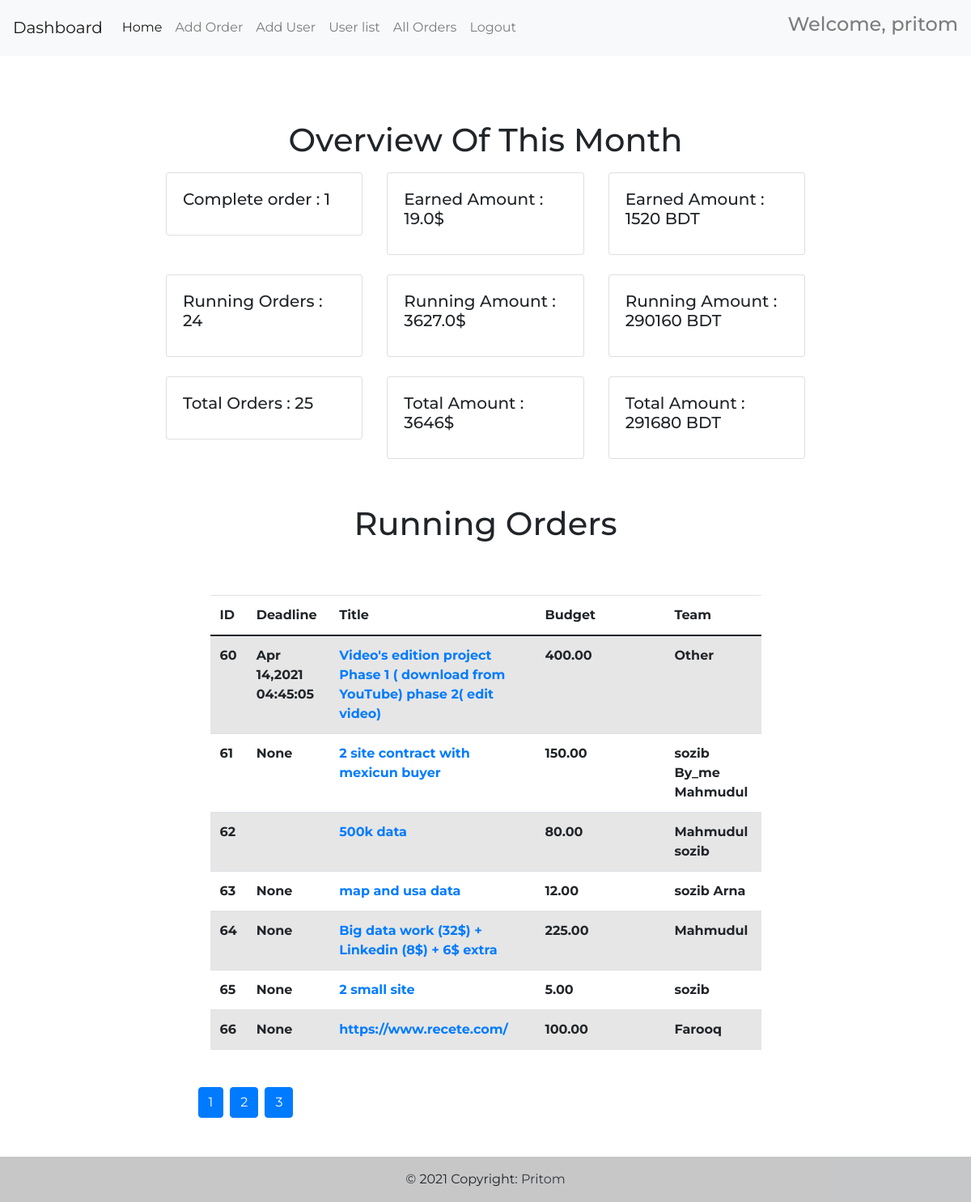
The page /owner (signed in) on the database its author committed.
### app.py (models this page shows, shortened)
class work(db.Model):
    ID = db.Column(db.Integer, primary_key=True)
    Date = db.Column(db.String())
    Work = db.Column(db.String())
    notes = db.Column(db.String())
    Owner = db.Column(db.String())
    Budget = db.Column(db.String())
    Team = db.Column(db.String())
    Cost = db.Column(db.String())
    Total_Earning = db.Column(db.String())
    Des = db.Column(db.String())
    Status = db.Column(db.String())
    deadline = db.Column(db.String())
    end_time = db.Column(db.String())

### app.py (the view)
@app.route('/owner', methods=['GET', 'POST'], defaults={"page_num": 1})
@app.route('/owner/<int:page_num>', methods=['GET', 'POST'])
def owner(page_num):
    if not check_login():
        return  render_template('index.html')
    date_1 = datetime.datetime.now()
    dead = date_1.strftime('%b')
    form = searchFile()
    all_project=work.query.filter((work.end_time.like('%{}%'.format(dead))))
    com_price=0
    com_order=0
    for proj in all_project:
        if 'Com' in proj.Status:
            com_order+=1
            com_price+=float(proj.Total_Earning)
    all_project=work.query.filter((work.Status=='Active') |(work.Status=='Rivision')).order_by(work.Date.desc())
    total_running = 0
    total_order=0
    for proj in all_project:
            total_order+=1
            total_running+=float(proj.Total_Earning)
    threads = work.query.filter((work.Status=='Active') |(work.Status=='Rivision') ).paginate(per_page=10, page=page_num)
    return render_template('owner.html', threads=threads, over=(com_price,com_order,total_running,total_order),form=form)

### app.py (called while the page is built)
def check_login():
    try:
        print(session['id'] , session['Type'])
        if session['id'] and session['Type']=='owner' :
            return True
    except:
        print('Err')
        return False

### templates/owner.html (shortened to what this page needs)
<!DOCTYPE html>
<html lang="en">
<head>
    <link href="https://cdn.jsdelivr.net/npm/bootstrap@5.0.0-beta3/dist/css/bootstrap.min.css" rel="stylesheet" />
    <link rel="stylesheet" href="https://maxcdn.bootstrapcdn.com/bootstrap/4.0.0/css/bootstrap.min.css">
</head>
<body>
    {% include "header.html" %}
    <br><br>
    <div class="row">
  <div class="col-sm-2"></div>
  <div class="col-sm-8">
    <br><h1>Overview Of This Month</h1>
    <div class="row">
  <div class="col-sm-4">
    <div class="card">
      <div class="card-body">
        <h5 class="card-title">Complete order : {{ over[1]  }}</h5>
      </div>
    </div>
  </div>
  <div class="col-sm-4">
    <div class="card">
      <div class="card-body">
        <h5 class="card-title">Earned Amount : {{ over[0]  }}$</h5>
      </div>
    </div>
  </div>
  <div class="col-sm-4">
    <div class="card">
      <div class="card-body">
        <h5 class="card-title">Earned Amount : {{ (over[0]|int)*80  }} BDT</h5>
      </div>
    </div>
  </div>
</div>
      <br>
      <div class="row">
  <div class="col-sm-4">
    <div class="card">
      <div class="card-body">
        <h5 class="card-title">Running Orders : {{ over[3]  }}</h5>
      </div>
    </div>
  </div>
  <div class="col-sm-4">
    <div class="card">
      <div class="card-body">
        <h5 class="card-title">Running Amount : {{ over[2]  }}$</h5>
      </div>
    </div>
  </div>
  <div class="col-sm-4">
    <div class="card">
      <div class="card-body">
        <h5 class="card-title">Running Amount : {{ (over[2]|int)*80  }} BDT</h5>
      </div>
    </div>
  </div>
</div>
<br>
<div class="row">
  <div class="col-sm-4">
    <div class="card">
      <div class="card-body">
        <h5 class="card-title">Total Orders : {{ (over[1]|int)+(over[3]|int)  }}</h5>
      </div>
    </div>
  </div>
  <div class="col-sm-4">
    <div class="card">
      <div class="card-body">
        <h5 class="card-title">Total Amount : {{ (over[2]|int)+(over[0]|int)  }}$</h5>
      </div>
    </div>
  </div>
  <div class="col-sm-4">
    <div class="card">
      <div class="card-body">
        <h5 class="card-title">Total Amount : {{ ((over[2]|int)+(over[0]|int))*80  }} BDT</h5>
      </div>
    </div>
  </div>
</div>
    <br><br><h1>Running Orders</h1><br><br>
    <div class="container scroll_enable">
      <table class="table table-striped">
          <thead>
            <tr>
              <th scope="col"> ID </th>
              <th scope="col" class="w6"> Deadline </th>
              <th scope="col"> Title </th>
              <th scope="col" class="w6"> Budget </th>
              <th scope="col"> Team </th>
            </tr>
          </thead>
          <tbody>
            {% for thread in threads.items %}
            <tr>
              <th>{{ thread.ID }}  </th>
              <th> {{ thread.deadline }} </th>
              <th> <a href="{{  '/order_owner?q={}'.format(thread.ID) }}">{{ thread.Work }} </a></th>
              <th> {{ thread.Budget }} </th>
              <th> {{ thread.Team }} </th>
            </tr>
            {% endfor %}
          </tbody>
        </table>
  </div>
  <br>
  <div class="container pagination gap-2 mb-2 mt-2">
    {% for page in threads.iter_pages(left_edge=3, right_edge=3, left_current=3, right_current=3) %}
      <div class="btn-group">
        {% if page %}
          <a href="{{ url_for('owner', page_num=page) }}" class="btn btn-primary"> {{ page }} </a>
        {% else %}
           ...
        {% endif %}
      </div>
    {% endfor %}
  </div>
  <br><br>
  </div>
  <div class="col-sm-2"></div>
    </div>
    <br><br>
    {% include "footer.html" %}
</body>
</html>

### templates/owner.html (style rules this page uses)
body { font-family: 'Montserrat', sans-serif, arial; }
h1 { text-align: center; padding: 0.5rem; }
.w6 { min-width: 10rem; }
tr th:nth-child(1), tr th:nth-child(2) { min-width: 2rem; }
.scroll_enable { max-height: 72vh; max-width: 90%; overflow: auto; }
.top_buttons, .pagination { max-width: 90%; margin: auto; }

### rows shown on the page
work: ID "60", deadline "Apr 14,2021 04:45:05", Work "Video's edition project Phase 1 ( download from YouTube) phase 2( edit video)", Budget "400.00", Team "Other"
work: ID "61", deadline "None", Work "2 site contract with mexicun buyer", Budget "150.00", Team "sozib By_me Mahmudul"
work: ID "62", Work "500k data", Budget "80.00", Team "Mahmudul sozib"
work: ID "63", deadline "None", Work "map and usa data", Budget "12.00", Team "sozib Arna"
work: ID "64", deadline "None", Work "Big data work (32$) + Linkedin (8$) + 6$ extra", Budget "225.00", Team "Mahmudul"
work: ID "65", deadline "None", Work "2 small site", Budget "5.00", Team "sozib"
work: ID "66", deadline "None", Work "https://www.recete.com/", Budget "100.00", Team "Farooq"

### other values the page prints
{{ session['name'] }} "pritom"
{{ over[1] }} "1"
{{ over[0] }} "19.0"
{{ (over[0]|int)*80 }} "1520"
{{ over[3] }} "24"
{{ over[2] }} "3627.0"
{{ (over[2]|int)*80 }} "290160"
{{ (over[1]|int)+(over[3]|int) }} "25"
{{ (over[2]|int)+(over[0]|int) }} "3646"
{{ ((over[2]|int)+(over[0]|int))*80 }} "291680"
{{ page }} "1" "2" "3"
